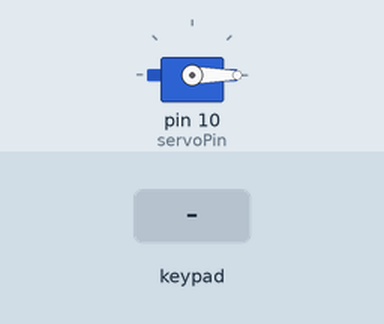
Recording of a sketch running on a simulated Arduino Uno, built with avr-gcc and run on an emulated ATmega328P. Parts: servo. Inputs (shaded band) come from the test bench. What the sketch prints to the serial monitor is not drawn.

Above: at 1.2 s.
1.3 s: keypad keys 1 2 3 4 # pressed 0.4 s apart
At 4.2 s:
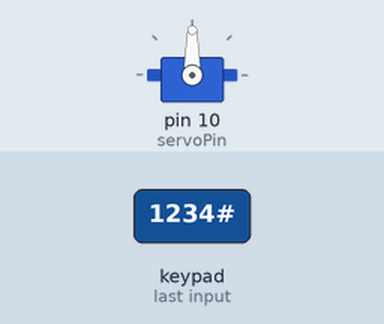
6.3 s: key 'A' pressed
7.8 s: key 'B' pressed
9.3 s: keypad keys 1 2 3 4 * pressed 0.4 s apart
12.8 s: key 'C' pressed
14.3 s: keypad keys 1 2 3 4 D pressed 0.4 s apart
Timing chart, 0 to 17.3 s (numbered marks = the images above; inputs shaded):
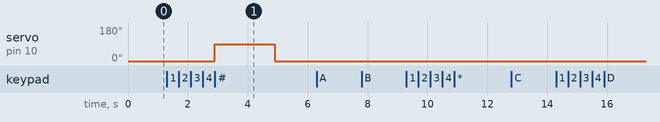

The sketch:

arduino_code.ino
```cpp
#include <Adafruit_Keypad.h>
#include <Servo.h>

// Define the keypad pins
const byte ROWS = 4; // Four rows
const byte COLS = 4; // Four columns
char keys[ROWS][COLS] = {
  {'1', '2', '3', 'A'},
  {'4', '5', '6', 'B'},
  {'7', '8', '9', 'C'},
  {'*', '0', '#', 'D'}
};
byte rowPins[ROWS] = {9, 8, 7, 6}; // Connect to the row pinouts of the keypad
byte colPins[COLS] = {5, 4, 3, 2}; // Connect to the column pinouts of the keypad

// Initialize the keypad
Adafruit_Keypad customKeypad = Adafruit_Keypad(makeKeymap(keys), rowPins, colPins, ROWS, COLS);

// Servo setup
Servo myservo;
const int servoPin = 10;
const int lockPosition = 0;
const int unlockPosition = 90;

// Correct PIN
String correctPIN = "1234";
String inputPIN = "";
int attemptCount = 0;

void setup() {
  Serial.begin(9600);
  customKeypad.begin();
  myservo.attach(servoPin);
  myservo.write(lockPosition); // Initially lock the servo
}

void loop() {
  customKeypad.tick();

  while (customKeypad.available()) {
    keypadEvent e = customKeypad.read();
    if (e.bit.EVENT == KEY_JUST_PRESSED) {
      char key = e.bit.KEY;
      Serial.print(key); // Send the key to the serial port

      if (key == '#') {
        Serial.println(); // Newline after PIN entry
        if (inputPIN == correctPIN) {
          myservo.write(unlockPosition); // Unlock the servo
          delay(2000); // Keep it unlocked for 2 seconds
          myservo.write(lockPosition);   // Lock the servo again
        } else {
          attemptCount++;
          if (attemptCount >= 2) {
            Serial.println("TRIGGER_CAMERA"); // Send signal to Raspberry Pi
            attemptCount = 0; // Reset the attempt count
          }
        }
        inputPIN = ""; // Clear the input
      } else {
        inputPIN += key; // Append the key to the inputPIN
      }
    }
  }
}
```

Measured:
- after the input at 1.3 s, servo on pin 10 (servoPin): 0° → 90° after 1.6 s, → 0° 2.0 s later
- after the input at 6.3 s, every drawn part: stays the same
- after the input at 7.8 s, every drawn part: stays the same
- after the input at 9.3 s, every drawn part: stays the same
- after the input at 12.8 s, every drawn part: stays the same
- after the input at 14.3 s, every drawn part: stays the same
